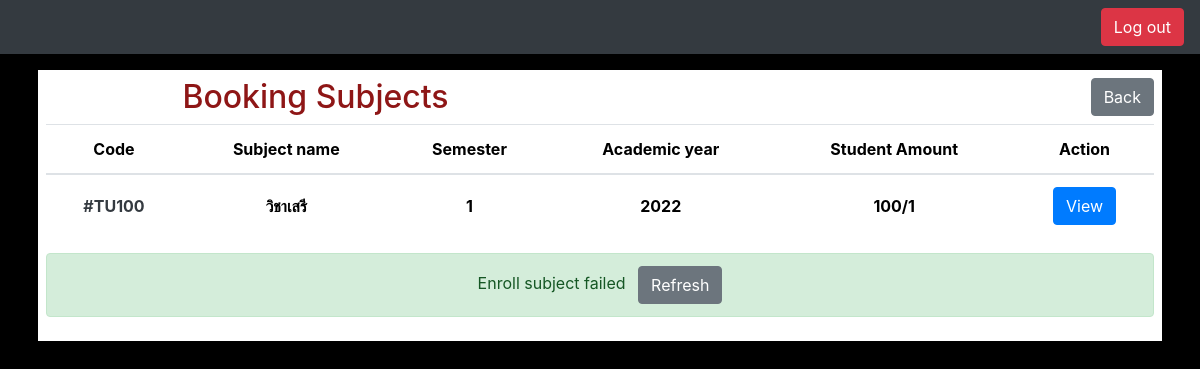
The page /bookingsubject/1/1/enroll on the database its author committed.
### bookingsubject/models.py (models this page shows, shortened)
class Subject(models.Model):
    code = models.CharField(max_length=3, unique=True)
    subject_name = models.CharField(max_length=15)
    semester = models.CharField(max_length=1)
    academic_year = models.IntegerField()
    amount = models.IntegerField()
    status = models.BooleanField()
    student = models.IntegerField(default=0)

### bookingsubject/views.py (the view)
def enroll_subject(req, subject_id, user_id):
    if (req.method == "POST"):
        user_data = User.objects.get(id=user_id)
        username = user_data.username
        subject_data = Subject.objects.get(id=subject_id)
        if (is_already_enroll(user_id)):
            return index(req, {"status": False, "message": "Already Enroll"})
        if (subject_data.student >= subject_data.amount):
            return index(req, {"status": False, "message": "Class Full"})
        enroll = Enrollment.objects.create(
            user = user_data,
            subject = subject_data
        )
        subject_data.student += 1
        subject_data.save()
        return index(req, {"status": True, "message": "Enroll subject successfully"})
    else:
        return index(req, {"status": True, "message": "Enroll subject failed"})

### bookingsubject/views.py (called while the page is built)
def index(req, data={"status": None, "message": None}):
    subjects = Subject.objects.all()
    return render(req, "bookingsubject/index.html", {
        "subjects": subjects,
        "message": data["message"],
        "status": data["status"]
    })

### bookingsubject/templates/bookingsubject/index.html (shortened to what this page needs)
{% extends 'bookingsubject/layout.html' %} {% block body %}
<div style="background-color: white" class="p-2">
  <div class="flex">
    <div class="row">
      <div class="col">
        <h2
          class="position-relative text-center justify-content-center head-text"
        >
          Booking Subjects
        </h2>
      </div>
      <div class="col">
        <a
          class="position-relative justify-content-end btn btn-secondary float-right"
          href="{% url 'index' %}"
          >Back</a
        >
      </div>
    </div>
  </div>
  <table class="table table-hover text-center">
    <thead>
      <tr class="sub-text">
        <th scope="col">Code</th>
        <th scope="col">Subject name</th>
        <th scope="col">Semester</th>
        <th scope="col">Academic year</th>
        <th scope="col">Student Amount</th>
        <th scope="col">Action</th>
      </tr>
    </thead>
    <tbody class="text text-center">
      {% for subject in subjects %}
      <tr>
        <th scope="row" class="text-dark align-middle">#{{ subject.code }}</th>
        <th class="align-middle">{{ subject.subject_name }}</th>
        <th class="align-middle">{{ subject.semester }}</th>
        <th class="align-middle">{{ subject.academic_year }}</th>
        <th class="align-middle">{{ subject.amount }}/{{ subject.student }}</th>
        <th class="align-middle">
          <div class="row">
            <div class="col">
              <a
                class="btn btn-primary"
                href="{% url 'subject_info' subject.id %}"
                >View</a
              >
            </div>
          </div>
        </th>
      </tr>
      {% empty %}
      <tr>
        <th colspan="7"><i>No data</i></th>
      </tr>
      {% endfor %}
    </tbody>
  </table>
  {% if status == False and message %}
  <div class="alert alert-danger text-center">
    {{ message}}
    <a class="btn btn-secondary ml-2" href="{% url 'booking_index' %}"
      >Refresh</a
    >
  </div>
  {% elif status == True %}
  <div class="alert alert-success text-center">
    {{ message }}
    <a class="btn btn-secondary ml-2" href="{% url 'booking_index' %}"
      >Refresh</a
    >
  </div>
  {% endif %}
</div>
{% endblock %}

### bookingsubject/static/bookingsubject/style.css (style rules this page uses)
body { background-color: black; color: white; }
.head-text { color: rgb(142, 22, 22) }
.text { color: black }
.sub-text { color: black }

### rows shown on the page
Subject: code "TU100", subject_name "วิชาเสรี", semester "1", academic_year "2022", amount "100", student "1"

### other values the page prints
{{ message }} "Enroll subject failed"
